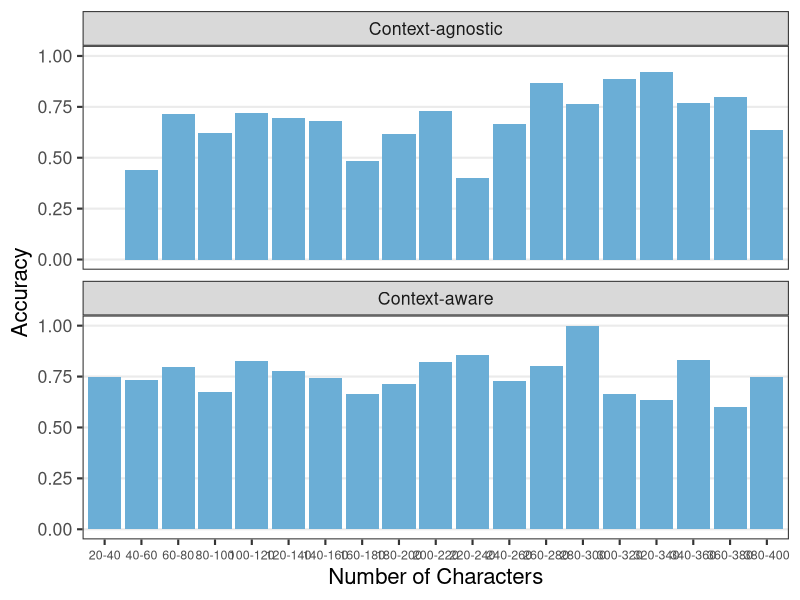
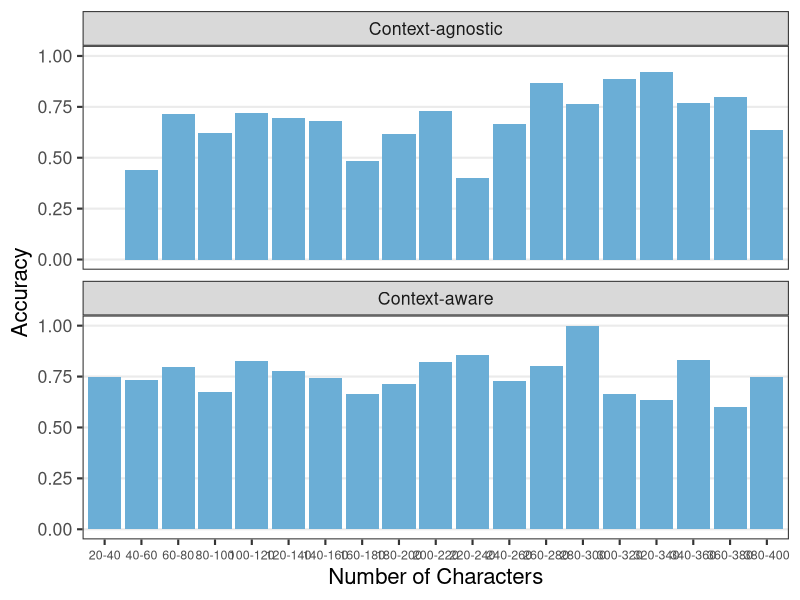

R code for these plots, in order: (Note: this script raises an error after producing the figures.)
library(tidyverse)
library(RColorBrewer)

# for all language model data

df<- read.table(text = "
characters accuracy type
20-40 0.0  Context-agnostic
40-60 0.44  Context-agnostic
                60-80 0.7142857142857143  Context-agnostic
                80-100 0.6226415094339622  Context-agnostic
                100-120 0.7209302325581395  Context-agnostic
                120-140 0.6956521739130435  Context-agnostic
                140-160 0.6829268292682927  Context-agnostic
                160-180 0.4857142857142857  Context-agnostic
                180-200 0.6176470588235294  Context-agnostic
                200-220 0.7272727272727273  Context-agnostic
                220-240 0.4  Context-agnostic
                240-260 0.6666666666666666  Context-agnostic
                260-280 0.8666666666666667  Context-agnostic
                280-300 0.7647058823529411  Context-agnostic
                300-320 0.8888888888888888  Context-agnostic
                320-340 0.9230769230769231  Context-agnostic
                340-360 0.7692307692307693  Context-agnostic
                360-380 0.8  Context-agnostic
                380-400 0.6363636363636364  Context-agnostic
                20-40 0.75  Context-aware
40-60 0.7307692307692307  Context-aware
                60-80 0.7962962962962963  Context-aware
                80-100 0.6739130434782609  Context-aware
                100-120 0.825  Context-aware
                120-140 0.775  Context-aware
                140-160 0.7428571428571429  Context-aware
                160-180 0.6666666666666666  Context-aware
                180-200 0.7142857142857143  Context-aware
                200-220 0.8235294117647058  Context-aware
                220-240 0.8571428571428571  Context-aware
                240-260 0.7272727272727273  Context-aware
                260-280 0.8  Context-aware
                280-300 1.0  Context-aware
                300-320 0.6666666666666666  Context-aware
                320-340 0.6363636363636364  Context-aware
                340-360 0.8333333333333334  Context-aware
                360-380 0.6  Context-aware
                380-400 0.75  Context-aware
                
                
                
                ", header = TRUE, sep = "")
df$characters <- factor(df$characters, levels = head(df$characters, 19))

# Basic barplot
p<-ggplot(data=df, aes(x=characters, y=accuracy)) +
  geom_bar(stat="identity", fill=brewer.pal(7,"Blues")[4]) + theme_bw(base_size = 16) + 
  theme(panel.grid.major.x = element_blank(), panel.grid.minor = element_blank(), axis.text.x=element_text(size=9)) +
  ylab("Accuracy") + xlab("Number of Characters") + facet_wrap( ~ type, ncol=1)

  
p

ggsave('length_acc.pdf', plot = last_plot(),
       scale = 1, width = 12, height = 6,
       dpi = 300)

# for classification data

df <- read_csv('cl_num_replies.csv')

df$num_replies <- factor(df$num_replies, levels = df$num_replies)

# Basic barplot
p<-ggplot(data=df, aes(x=num_replies, y=count)) +
  geom_bar(stat="identity", fill=brewer.pal(7,"Blues")[4]) + theme_bw(base_size = 16) + 
  theme(panel.grid.major.x = element_blank(), panel.grid.minor = element_blank()) +
  ylab("Count") + xlab("Number of Replies") + facet_wrap( ~ type, ncol=1)


p

ggsave('cl_num_replies.pdf', plot = last_plot(),
       scale = 1, width = 6, height = 3,
       dpi = 300)

